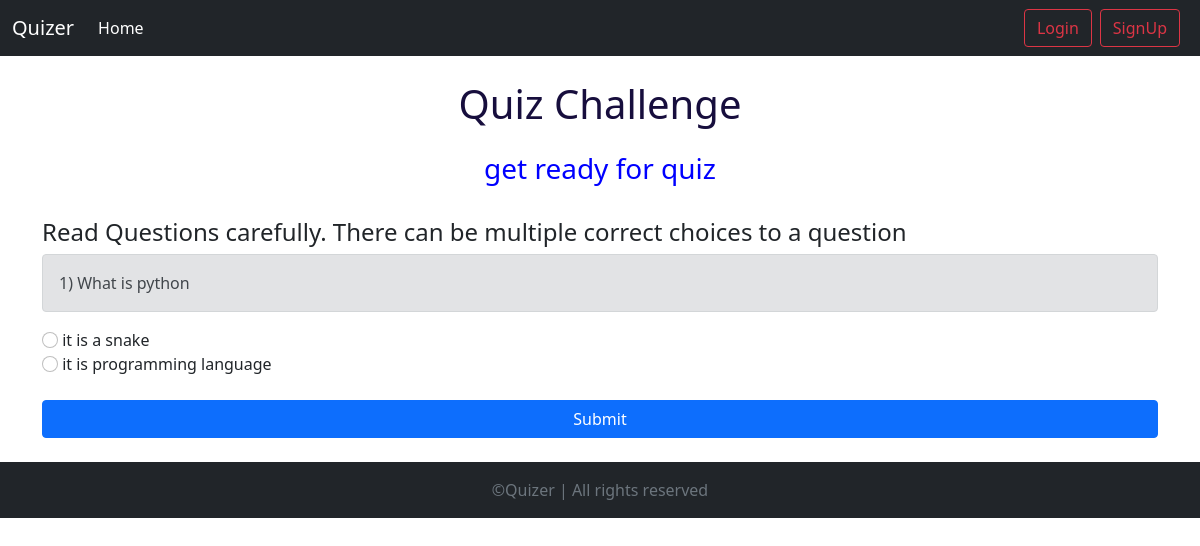
Page /onlinecourse/quiz/3 on the committed database.
### exam/models.py (models this page shows, shortened)
class Question(models.Model):
    quesid = models.AutoField(primary_key= True)
    subject = models.ForeignKey(Subject,on_delete=models.CASCADE)
    questext = models.TextField(max_length=5000)
    points = models.IntegerField(default=0)

class Option(models.Model):
    opid = models.AutoField(primary_key= True)
    question = models.ForeignKey(Question,on_delete=models.CASCADE)
    opttext = models.TextField(max_length=500,default="")
    is_correct = models.BooleanField(default=False)

### exam/views.py (the view, shortened to what this page needs)
# urls.py: path('quiz/<int:id>',views.quiz , name='quiz'),
def quiz(request,id):
    questions = Question.objects.filter(subject=id)
    options = Option.objects.filter(question__subject__subid = id)
    result = False
    score = -1
    params = {'questions': questions,'options':options,'result':result,'score':score}
    return render(request,'quiz.html',params)

### exam/templates/quiz.html (shortened to what this page needs)
{% extends 'basic.html' %}
{% load static %}
{% block body %}
<div class="container">
    <h1 class="my-4 center mceter"> Quiz Challenge</h1>
    <h3 class="hcenter">{{user.username|title}} get ready for quiz</h3>
    <br>
    <h4>Read Questions carefully. There can be multiple correct choices to a question</h4>
    {% for quest in questions %}
      <div class="question">
        <div class="alert alert-secondary" role="alert">
          {{forloop.counter}}) {{quest.questext}}
        </div>
      </div>
    {% for option in options %}
      {% if option.question.quesid == quest.quesid %}
      <form method="post">
          {% if result %}
              {% if option.is_correct %}
              <div class="alert alert-success " role="alert">
                {{option.opttext}}<span class="ppoints">Correct Answer</span>
                <input class="form-check-input" type="radio" name="flexRadioDefault{{quest.quesid}}" value="{{option.opid}}"  hidden>
                </div>
              {% else %}
                {% if option.opid in wrongans %}
                  <div class="alert alert-danger dalert" role="alert">
                  {{option.opttext}}<span class="ppoints">Wrong Answer</span>
                  </div>
                {% else %}
                  <input class="form-check-input" type="radio" value="{{option.opid}}" name="flexRadioDefault{{quest.quesid}}"  disabled>
                  {{option.opttext}}
                  {% endif %}
                <br>
                {% endif %}
          {% else %}
              <input class="form-check-input" type="radio" value="{{option.opid}}" name="flexRadioDefault{{quest.quesid}}" id="flexRadioDefault1">
              {{option.opttext}}
              <br>
          {% endif %}
        {% endif %}
    {% endfor %}
    <br>
  {% endfor %}
  <div class="d-grid gap-2">
      <button class="btn btn-primary mb-4" id="sbuttton" type="submit">Submit</button>
    </div>
  </form>
</div>
{% endblock  %}

### exam/static/css/style.css (style rules this page uses)
.question { position:relative; }
.hcenter { text-align: center; color: blue; }
.mceter { color:rgb(23, 14, 61); text-align: center; }

### rows in the picture
Question: questext "What is python"
Option: opttext "it is a snake"
Option: opttext "it is programming language"
